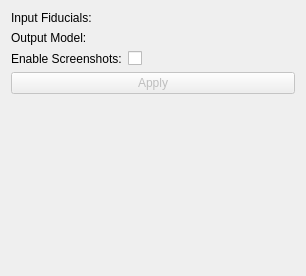
<?xml version="1.0" encoding="UTF-8"?>
<ui version="4.0">
 <class>FiducialsToSurface</class>
 <widget class="qMRMLWidget" name="FiducialsToSurface">
  <property name="geometry">
   <rect>
    <x>0</x>
    <y>0</y>
    <width>306</width>
    <height>276</height>
   </rect>
  </property>
  <layout class="QFormLayout" name="formLayout">
   <item row="0" column="0">
    <widget class="QLabel" name="label">
     <property name="text">
      <string>Input Fiducials:</string>
     </property>
    </widget>
   </item>
   <item row="0" column="1">
    <widget class="qMRMLNodeComboBox" name="inputSelector">
     <property name="toolTip">
      <string>Pick the input to the algorithm.</string>
     </property>
     <property name="nodeTypes">
         <stringlist notr="true">
       <string>vtkMRMLMarkupsFiducialNode</string>
      </stringlist>
     </property>
     <property name="showChildNodeTypes">
      <bool>false</bool>
     </property>
     <property name="addEnabled">
      <bool>false</bool>
     </property>
     <property name="removeEnabled">
      <bool>false</bool>
     </property>
     <property name="SlicerParameterName" stdset="0">
      <string>inputFiducial</string>
     </property>
    </widget>
   </item>
   <item row="1" column="0">
    <widget class="QLabel" name="label_2">
     <property name="text">
      <string>Output Model:</string>
     </property>
    </widget>
   </item>
   <item row="1" column="1">
    <widget class="qMRMLNodeComboBox" name="outputSelector">
     <property name="enabled">
      <bool>false</bool>
     </property>
     <property name="toolTip">
      <string>Pick the output to the algorithm.</string>
     </property>
     <property name="nodeTypes">
         <stringlist notr="true">
       <string>vtkMRMLModelNode</string>
      </stringlist>
     </property>
     <property name="showChildNodeTypes">
      <bool>false</bool>
     </property>
     <property name="noneEnabled">
      <bool>true</bool>
     </property>
     <property name="addEnabled">
      <bool>true</bool>
     </property>
     <property name="removeEnabled">
      <bool>true</bool>
     </property>
     <property name="SlicerParameterName" stdset="0">
      <string>outputModel</string>
     </property>
    </widget>
   </item>
   <item row="2" column="0">
    <widget class="QLabel" name="label_4">
     <property name="text">
      <string>Enable Screenshots:</string>
     </property>
    </widget>
   </item>
   <item row="2" column="1">
    <widget class="QCheckBox" name="enableScreenshotsFlagCheckBox">
     <property name="toolTip">
      <string>If checked, take screen shots for tutorials. Use Save Data to write them to disk.</string>
     </property>
     <property name="text">
      <string/>
     </property>
    </widget>
   </item>
   <item row="3" column="0" colspan="2">
    <widget class="QPushButton" name="applyButton">
     <property name="enabled">
      <bool>false</bool>
     </property>
     <property name="toolTip">
      <string>Run the algorithm.</string>
     </property>
     <property name="text">
      <string>Apply</string>
     </property>
    </widget>
   </item>
   <item row="4" column="0" colspan="2">
    <spacer name="verticalSpacer">
     <property name="orientation">
      <enum>Qt::Vertical</enum>
     </property>
     <property name="sizeHint" stdset="0">
      <size>
       <width>20</width>
       <height>40</height>
      </size>
     </property>
    </spacer>
   </item>
  </layout>
 </widget>
 <customwidgets>
  <customwidget>
   <class>qMRMLNodeComboBox</class>
   <extends>QWidget</extends>
   <header>qMRMLNodeComboBox.h</header>
  </customwidget>
  <customwidget>
   <class>qMRMLWidget</class>
   <extends>QWidget</extends>
   <header>qMRMLWidget.h</header>
   <container>1</container>
  </customwidget>
 </customwidgets>
 <resources/>
 <connections>
  <connection>
   <sender>FiducialsToSurface</sender>
   <signal>mrmlSceneChanged(vtkMRMLScene*)</signal>
   <receiver>inputSelector</receiver>
   <slot>setMRMLScene(vtkMRMLScene*)</slot>
   <hints>
    <hint type="sourcelabel">
     <x>20</x>
     <y>20</y>
    </hint>
    <hint type="destinationlabel">
     <x>20</x>
     <y>20</y>
    </hint>
   </hints>
  </connection>
  <connection>
   <sender>FiducialsToSurface</sender>
   <signal>mrmlSceneChanged(vtkMRMLScene*)</signal>
   <receiver>outputSelector</receiver>
   <slot>setMRMLScene(vtkMRMLScene*)</slot>
   <hints>
    <hint type="sourcelabel">
     <x>20</x>
     <y>20</y>
    </hint>
    <hint type="destinationlabel">
     <x>20</x>
     <y>20</y>
    </hint>
   </hints>
  </connection>
 </connections>
</ui>
